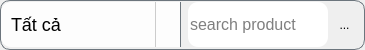
                         <widget class="QFrame" name="frame_18">
                          <property name="maximumSize">
                           <size>
                            <width>16777215</width>
                            <height>50</height>
                           </size>
                          </property>
                          <property name="styleSheet">
                           <string notr="true">border: 1px solid #6c757d;
border-radius: 10px</string>
                          </property>
                          <property name="frameShape">
                           <enum>QFrame::StyledPanel</enum>
                          </property>
                          <property name="frameShadow">
                           <enum>QFrame::Raised</enum>
                          </property>
                          <layout class="QHBoxLayout" name="horizontalLayout_6">
                           <property name="spacing">
                            <number>7</number>
                           </property>
                           <property name="leftMargin">
                            <number>0</number>
                           </property>
                           <property name="topMargin">
                            <number>0</number>
                           </property>
                           <property name="rightMargin">
                            <number>10</number>
                           </property>
                           <property name="bottomMargin">
                            <number>0</number>
                           </property>
                           <item>
                            <widget class="QComboBox" name="filter_CB">
                             <property name="minimumSize">
                              <size>
                               <width>180</width>
                               <height>45</height>
                              </size>
                             </property>
                             <property name="styleSheet">
                              <string notr="true">QComboBox{
    border-right: 1px solid #6c757d;      
	border-left: none;
	border-top: none;
	border-bottom: none;
    border-bottom-left-radius: 10px; 
	border-top-left-radius: 10px;
    border-bottom-right-radius: 0px; 
	border-top-right-radius: 0px;	
    padding: 6px 10px;             
    background: #fdfdfd;           
    font-size: 18px;
}

QComboBox:focus {
    border-right: 1px solid rgb(0, 0, 0);      
	border-left: none;
	border-top: none;
	border-bottom: none; 
    background: #ffffff;           
}

QComboBox::drop-down {
    subcontrol-origin: padding;
    subcontrol-position: top right;
    width: 24px;
    border-left: 1px solid #ccc;
}

QComboBox::down-arrow {
	image: url(:/UI/icons/chevron-down.svg);
    width: 15px;
    height: 15px;
}
</string>
                             </property>
                             <item>
                              <property name="text">
                               <string>Tất cả</string>
                              </property>
                             </item>
                             <item>
                              <property name="text">
                               <string>Croissant</string>
                              </property>
                             </item>
                             <item>
                              <property name="text">
                               <string>Mousse</string>
                              </property>
                             </item>
                             <item>
                              <property name="text">
                               <string>Tart</string>
                              </property>
                             </item>
                            </widget>
                           </item>
                           <item>
                            <widget class="QLineEdit" name="search_product">
                             <property name="minimumSize">
                              <size>
                               <width>0</width>
                               <height>45</height>
                              </size>
                             </property>
                             <property name="font">
                              <font>
                               <pointsize>12</pointsize>
                              </font>
                             </property>
                             <property name="styleSheet">
                              <string notr="true">border: none;</string>
                             </property>
                             <property name="placeholderText">
                              <string>search product</string>
                             </property>
                            </widget>
                           </item>
                           <item>
                            <widget class="QToolButton" name="search_product_btn">
                             <property name="cursor">
                              <cursorShape>PointingHandCursor</cursorShape>
                             </property>
                             <property name="styleSheet">
                              <string notr="true">border: none;</string>
                             </property>
                             <property name="text">
                              <string>...</string>
                             </property>
                             <property name="icon">
                              <iconset resource="../../../resources/resources.qrc">
                               <normaloff>:/UI/icons/search.svg</normaloff>:/UI/icons/search.svg</iconset>
                             </property>
                             <property name="iconSize">
                              <size>
                               <width>28</width>
                               <height>32</height>
                              </size>
                             </property>
                            </widget>
                           </item>
                          </layout>
                         </widget>
